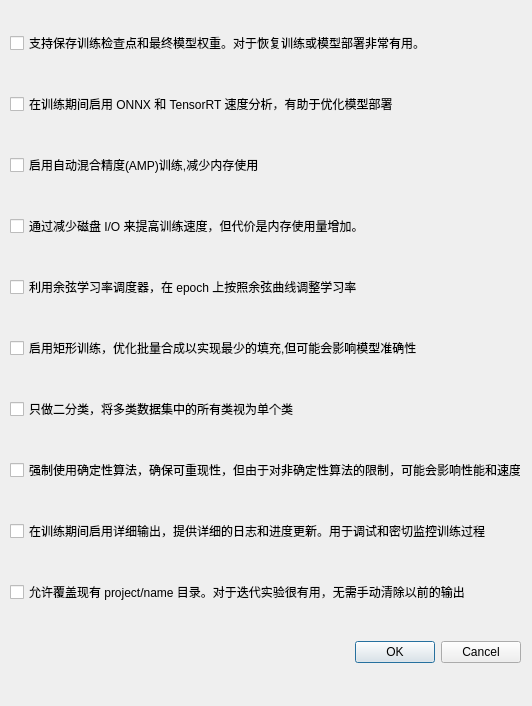
<?xml version="1.0" encoding="UTF-8"?>
<ui version="4.0">
 <class>Train_Hyperparameters</class>
 <widget class="QDialog" name="Train_Hyperparameters">
  <property name="geometry">
   <rect>
    <x>0</x>
    <y>0</y>
    <width>532</width>
    <height>706</height>
   </rect>
  </property>
  <property name="windowTitle">
   <string>Dialog</string>
  </property>
  <widget class="QWidget" name="verticalLayoutWidget">
   <property name="geometry">
    <rect>
     <x>10</x>
     <y>0</y>
     <width>511</width>
     <height>701</height>
    </rect>
   </property>
   <layout class="QVBoxLayout" name="verticalLayout">
    <item>
     <widget class="QCheckBox" name="checkBox_9">
      <property name="text">
       <string>支持保存训练检查点和最终模型权重。对于恢复训练或模型部署非常有用。</string>
      </property>
     </widget>
    </item>
    <item>
     <widget class="QCheckBox" name="checkBox">
      <property name="text">
       <string>在训练期间启用 ONNX 和 TensorRT 速度分析，有助于优化模型部署</string>
      </property>
     </widget>
    </item>
    <item>
     <widget class="QCheckBox" name="checkBox_2">
      <property name="text">
       <string>启用自动混合精度(AMP)训练,减少内存使用</string>
      </property>
     </widget>
    </item>
    <item>
     <widget class="QCheckBox" name="checkBox_10">
      <property name="text">
       <string>通过减少磁盘 I/O 来提高训练速度，但代价是内存使用量增加。</string>
      </property>
     </widget>
    </item>
    <item>
     <widget class="QCheckBox" name="checkBox_3">
      <property name="text">
       <string>利用余弦学习率调度器，在 epoch 上按照余弦曲线调整学习率</string>
      </property>
     </widget>
    </item>
    <item>
     <widget class="QCheckBox" name="checkBox_4">
      <property name="text">
       <string>启用矩形训练，优化批量合成以实现最少的填充,但可能会影响模型准确性</string>
      </property>
     </widget>
    </item>
    <item>
     <widget class="QCheckBox" name="checkBox_5">
      <property name="text">
       <string>只做二分类，将多类数据集中的所有类视为单个类</string>
      </property>
     </widget>
    </item>
    <item>
     <widget class="QCheckBox" name="checkBox_6">
      <property name="text">
       <string>强制使用确定性算法，确保可重现性，但由于对非确定性算法的限制，可能会影响性能和速度</string>
      </property>
     </widget>
    </item>
    <item>
     <widget class="QCheckBox" name="checkBox_7">
      <property name="text">
       <string>在训练期间启用详细输出，提供详细的日志和进度更新。用于调试和密切监控训练过程</string>
      </property>
     </widget>
    </item>
    <item>
     <widget class="QCheckBox" name="checkBox_8">
      <property name="text">
       <string>允许覆盖现有 project/name 目录。对于迭代实验很有用，无需手动清除以前的输出</string>
      </property>
     </widget>
    </item>
    <item>
     <widget class="QDialogButtonBox" name="buttonBox">
      <property name="orientation">
       <enum>Qt::Horizontal</enum>
      </property>
      <property name="standardButtons">
       <set>QDialogButtonBox::Cancel|QDialogButtonBox::Ok</set>
      </property>
     </widget>
    </item>
   </layout>
  </widget>
 </widget>
 <resources/>
 <connections>
  <connection>
   <sender>buttonBox</sender>
   <signal>accepted()</signal>
   <receiver>Train_Hyperparameters</receiver>
   <slot>accept()</slot>
   <hints>
    <hint type="sourcelabel">
     <x>248</x>
     <y>254</y>
    </hint>
    <hint type="destinationlabel">
     <x>157</x>
     <y>274</y>
    </hint>
   </hints>
  </connection>
  <connection>
   <sender>buttonBox</sender>
   <signal>rejected()</signal>
   <receiver>Train_Hyperparameters</receiver>
   <slot>reject()</slot>
   <hints>
    <hint type="sourcelabel">
     <x>316</x>
     <y>260</y>
    </hint>
    <hint type="destinationlabel">
     <x>286</x>
     <y>274</y>
    </hint>
   </hints>
  </connection>
 </connections>
</ui>
